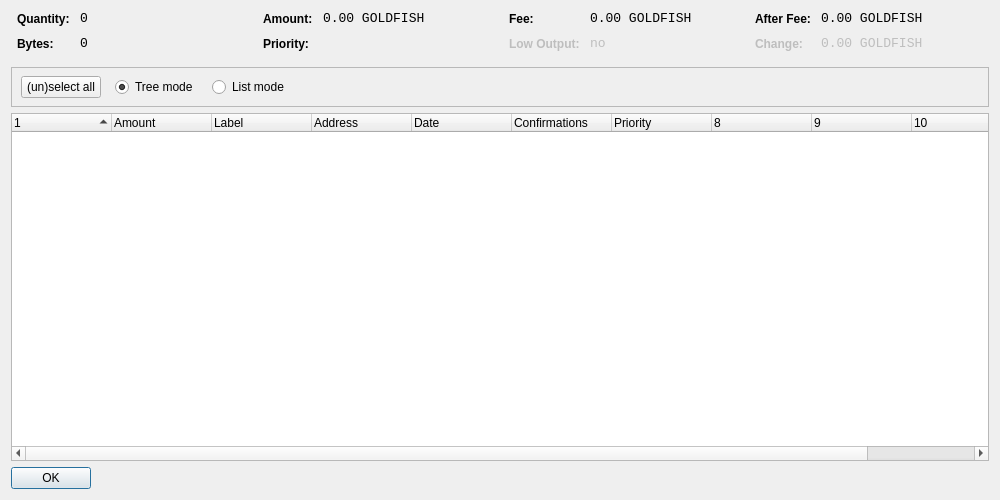
<?xml version="1.0" encoding="UTF-8"?>
<ui version="4.0">
 <class>CoinControlDialog</class>
 <widget class="QDialog" name="CoinControlDialog">
  <property name="geometry">
   <rect>
    <x>0</x>
    <y>0</y>
    <width>1000</width>
    <height>500</height>
   </rect>
  </property>
  <property name="windowTitle">
   <string>Coin Control</string>
  </property>
  <layout class="QVBoxLayout" name="verticalLayout">
   <item>
    <layout class="QHBoxLayout" name="horizontalLayoutTop" stretch="0,0,0,0">
     <property name="topMargin">
      <number>0</number>
     </property>
     <property name="bottomMargin">
      <number>10</number>
     </property>
     <item>
      <layout class="QFormLayout" name="formLayoutCoinControl1">
       <property name="horizontalSpacing">
        <number>10</number>
       </property>
       <property name="verticalSpacing">
        <number>10</number>
       </property>
       <property name="leftMargin">
        <number>6</number>
       </property>
       <property name="rightMargin">
        <number>6</number>
       </property>
       <item row="0" column="0">
        <widget class="QLabel" name="labelCoinControlQuantityText">
         <property name="styleSheet">
          <string notr="true">font-weight:bold;</string>
         </property>
         <property name="text">
          <string>Quantity:</string>
         </property>
        </widget>
       </item>
       <item row="0" column="1">
        <widget class="QLabel" name="labelCoinControlQuantity">
         <property name="font">
          <font>
           <family>Monospace</family>
           <pointsize>10</pointsize>
          </font>
         </property>
         <property name="cursor">
          <cursorShape>IBeamCursor</cursorShape>
         </property>
         <property name="contextMenuPolicy">
          <enum>Qt::ActionsContextMenu</enum>
         </property>
         <property name="text">
          <string notr="true">0</string>
         </property>
         <property name="textInteractionFlags">
          <set>Qt::LinksAccessibleByMouse|Qt::TextSelectableByKeyboard|Qt::TextSelectableByMouse</set>
         </property>
        </widget>
       </item>
       <item row="1" column="0">
        <widget class="QLabel" name="labelCoinControlBytesText">
         <property name="styleSheet">
          <string notr="true">font-weight:bold;</string>
         </property>
         <property name="text">
          <string>Bytes:</string>
         </property>
        </widget>
       </item>
       <item row="1" column="1">
        <widget class="QLabel" name="labelCoinControlBytes">
         <property name="font">
          <font>
           <family>Monospace</family>
           <pointsize>10</pointsize>
          </font>
         </property>
         <property name="cursor">
          <cursorShape>IBeamCursor</cursorShape>
         </property>
         <property name="contextMenuPolicy">
          <enum>Qt::ActionsContextMenu</enum>
         </property>
         <property name="text">
          <string notr="true">0</string>
         </property>
         <property name="textInteractionFlags">
          <set>Qt::LinksAccessibleByMouse|Qt::TextSelectableByKeyboard|Qt::TextSelectableByMouse</set>
         </property>
        </widget>
       </item>
      </layout>
     </item>
     <item>
      <layout class="QFormLayout" name="formLayoutCoinControl2">
       <property name="horizontalSpacing">
        <number>10</number>
       </property>
       <property name="verticalSpacing">
        <number>10</number>
       </property>
       <property name="leftMargin">
        <number>6</number>
       </property>
       <property name="rightMargin">
        <number>6</number>
       </property>
       <item row="0" column="0">
        <widget class="QLabel" name="labelCoinControlAmountText">
         <property name="styleSheet">
          <string notr="true">font-weight:bold;</string>
         </property>
         <property name="text">
          <string>Amount:</string>
         </property>
        </widget>
       </item>
       <item row="0" column="1">
        <widget class="QLabel" name="labelCoinControlAmount">
         <property name="font">
          <font>
           <family>Monospace</family>
           <pointsize>10</pointsize>
          </font>
         </property>
         <property name="cursor">
          <cursorShape>IBeamCursor</cursorShape>
         </property>
         <property name="contextMenuPolicy">
          <enum>Qt::ActionsContextMenu</enum>
         </property>
         <property name="text">
          <string notr="true">0.00 GOLDFISH</string>
         </property>
         <property name="textInteractionFlags">
          <set>Qt::LinksAccessibleByMouse|Qt::TextSelectableByKeyboard|Qt::TextSelectableByMouse</set>
         </property>
        </widget>
       </item>
       <item row="1" column="0">
        <widget class="QLabel" name="labelCoinControlPriorityText">
         <property name="styleSheet">
          <string notr="true">font-weight:bold;</string>
         </property>
         <property name="text">
          <string>Priority:</string>
         </property>
        </widget>
       </item>
       <item row="1" column="1">
        <widget class="QLabel" name="labelCoinControlPriority">
         <property name="font">
          <font>
           <family>Monospace</family>
           <pointsize>10</pointsize>
          </font>
         </property>
         <property name="cursor">
          <cursorShape>IBeamCursor</cursorShape>
         </property>
         <property name="contextMenuPolicy">
          <enum>Qt::ActionsContextMenu</enum>
         </property>
         <property name="text">
          <string/>
         </property>
         <property name="textInteractionFlags">
          <set>Qt::LinksAccessibleByMouse|Qt::TextSelectableByKeyboard|Qt::TextSelectableByMouse</set>
         </property>
        </widget>
       </item>
      </layout>
     </item>
     <item>
      <layout class="QFormLayout" name="formLayoutCoinControl3">
       <property name="horizontalSpacing">
        <number>10</number>
       </property>
       <property name="verticalSpacing">
        <number>10</number>
       </property>
       <property name="leftMargin">
        <number>6</number>
       </property>
       <property name="rightMargin">
        <number>6</number>
       </property>
       <item row="0" column="0">
        <widget class="QLabel" name="labelCoinControlFeeText">
         <property name="styleSheet">
          <string notr="true">font-weight:bold;</string>
         </property>
         <property name="text">
          <string>Fee:</string>
         </property>
        </widget>
       </item>
       <item row="0" column="1">
        <widget class="QLabel" name="labelCoinControlFee">
         <property name="font">
          <font>
           <family>Monospace</family>
           <pointsize>10</pointsize>
          </font>
         </property>
         <property name="cursor">
          <cursorShape>IBeamCursor</cursorShape>
         </property>
         <property name="contextMenuPolicy">
          <enum>Qt::ActionsContextMenu</enum>
         </property>
         <property name="text">
          <string notr="true">0.00 GOLDFISH</string>
         </property>
         <property name="textInteractionFlags">
          <set>Qt::LinksAccessibleByMouse|Qt::TextSelectableByKeyboard|Qt::TextSelectableByMouse</set>
         </property>
        </widget>
       </item>
       <item row="1" column="0">
        <widget class="QLabel" name="labelCoinControlLowOutputText">
         <property name="enabled">
          <bool>false</bool>
         </property>
         <property name="styleSheet">
          <string notr="true">font-weight:bold;</string>
         </property>
         <property name="text">
          <string>Low Output:</string>
         </property>
        </widget>
       </item>
       <item row="1" column="1">
        <widget class="QLabel" name="labelCoinControlLowOutput">
         <property name="enabled">
          <bool>false</bool>
         </property>
         <property name="font">
          <font>
           <family>Monospace</family>
           <pointsize>10</pointsize>
          </font>
         </property>
         <property name="cursor">
          <cursorShape>IBeamCursor</cursorShape>
         </property>
         <property name="contextMenuPolicy">
          <enum>Qt::ActionsContextMenu</enum>
         </property>
         <property name="text">
          <string notr="true">no</string>
         </property>
         <property name="textInteractionFlags">
          <set>Qt::LinksAccessibleByMouse|Qt::TextSelectableByKeyboard|Qt::TextSelectableByMouse</set>
         </property>
        </widget>
       </item>
      </layout>
     </item>
     <item>
      <layout class="QFormLayout" name="formLayoutCoinControl4">
       <property name="horizontalSpacing">
        <number>10</number>
       </property>
       <property name="verticalSpacing">
        <number>10</number>
       </property>
       <property name="leftMargin">
        <number>6</number>
       </property>
       <property name="rightMargin">
        <number>6</number>
       </property>
       <item row="0" column="0">
        <widget class="QLabel" name="labelCoinControlAfterFeeText">
         <property name="styleSheet">
          <string notr="true">font-weight:bold;</string>
         </property>
         <property name="text">
          <string>After Fee:</string>
         </property>
        </widget>
       </item>
       <item row="0" column="1">
        <widget class="QLabel" name="labelCoinControlAfterFee">
         <property name="font">
          <font>
           <family>Monospace</family>
           <pointsize>10</pointsize>
          </font>
         </property>
         <property name="cursor">
          <cursorShape>IBeamCursor</cursorShape>
         </property>
         <property name="contextMenuPolicy">
          <enum>Qt::ActionsContextMenu</enum>
         </property>
         <property name="text">
          <string notr="true">0.00 GOLDFISH</string>
         </property>
         <property name="textInteractionFlags">
          <set>Qt::LinksAccessibleByMouse|Qt::TextSelectableByKeyboard|Qt::TextSelectableByMouse</set>
         </property>
        </widget>
       </item>
       <item row="1" column="0">
        <widget class="QLabel" name="labelCoinControlChangeText">
         <property name="enabled">
          <bool>false</bool>
         </property>
         <property name="styleSheet">
          <string notr="true">font-weight:bold;</string>
         </property>
         <property name="text">
          <string>Change:</string>
         </property>
        </widget>
       </item>
       <item row="1" column="1">
        <widget class="QLabel" name="labelCoinControlChange">
         <property name="enabled">
          <bool>false</bool>
         </property>
         <property name="font">
          <font>
           <family>Monospace</family>
           <pointsize>10</pointsize>
          </font>
         </property>
         <property name="cursor">
          <cursorShape>IBeamCursor</cursorShape>
         </property>
         <property name="contextMenuPolicy">
          <enum>Qt::ActionsContextMenu</enum>
         </property>
         <property name="text">
          <string notr="true">0.00 GOLDFISH</string>
         </property>
         <property name="textInteractionFlags">
          <set>Qt::LinksAccessibleByMouse|Qt::TextSelectableByKeyboard|Qt::TextSelectableByMouse</set>
         </property>
        </widget>
       </item>
      </layout>
     </item>
    </layout>
   </item>
   <item>
    <widget class="QFrame" name="frame">
     <property name="minimumSize">
      <size>
       <width>0</width>
       <height>40</height>
      </size>
     </property>
     <property name="frameShape">
      <enum>QFrame::StyledPanel</enum>
     </property>
     <property name="frameShadow">
      <enum>QFrame::Sunken</enum>
     </property>
     <widget class="QWidget" name="horizontalLayoutWidget">
      <property name="geometry">
       <rect>
        <x>10</x>
        <y>0</y>
        <width>781</width>
        <height>41</height>
       </rect>
      </property>
      <layout class="QHBoxLayout" name="horizontalLayoutPanel" stretch="0,0,0,0,0">
       <property name="spacing">
        <number>14</number>
       </property>
       <item>
        <widget class="QPushButton" name="pushButtonSelectAll">
         <property name="sizePolicy">
          <sizepolicy hsizetype="Maximum" vsizetype="Fixed">
           <horstretch>0</horstretch>
           <verstretch>0</verstretch>
          </sizepolicy>
         </property>
         <property name="text">
          <string>(un)select all</string>
         </property>
        </widget>
       </item>
       <item>
        <widget class="QRadioButton" name="radioTreeMode">
         <property name="sizePolicy">
          <sizepolicy hsizetype="Maximum" vsizetype="Fixed">
           <horstretch>0</horstretch>
           <verstretch>0</verstretch>
          </sizepolicy>
         </property>
         <property name="text">
          <string>Tree mode</string>
         </property>
         <property name="checked">
          <bool>true</bool>
         </property>
        </widget>
       </item>
       <item>
        <widget class="QRadioButton" name="radioListMode">
         <property name="sizePolicy">
          <sizepolicy hsizetype="Maximum" vsizetype="Fixed">
           <horstretch>0</horstretch>
           <verstretch>0</verstretch>
          </sizepolicy>
         </property>
         <property name="text">
          <string>List mode</string>
         </property>
        </widget>
       </item>
       <item>
        <spacer name="horizontalSpacer">
         <property name="orientation">
          <enum>Qt::Horizontal</enum>
         </property>
         <property name="sizeHint" stdset="0">
          <size>
           <width>40</width>
           <height>20</height>
          </size>
         </property>
        </spacer>
       </item>
      </layout>
     </widget>
    </widget>
   </item>
   <item>
    <widget class="CoinControlTreeWidget" name="treeWidget">
     <property name="contextMenuPolicy">
      <enum>Qt::CustomContextMenu</enum>
     </property>
     <property name="sortingEnabled">
      <bool>false</bool>
     </property>
     <property name="columnCount">
      <number>11</number>
     </property>
     <attribute name="headerShowSortIndicator" stdset="0">
      <bool>true</bool>
     </attribute>
     <attribute name="headerStretchLastSection">
      <bool>false</bool>
     </attribute>
     <column>
      <property name="text">
       <string/>
      </property>
     </column>
     <column>
      <property name="text">
       <string>Amount</string>
      </property>
     </column>
     <column>
      <property name="text">
       <string>Label</string>
      </property>
     </column>
     <column>
      <property name="text">
       <string>Address</string>
      </property>
     </column>
     <column>
      <property name="text">
       <string>Date</string>
      </property>
     </column>
     <column>
      <property name="text">
       <string>Confirmations</string>
      </property>
      <property name="toolTip">
       <string>Confirmed</string>
      </property>
     </column>
     <column>
      <property name="text">
       <string>Priority</string>
      </property>
     </column>
     <column>
      <property name="text">
       <string/>
      </property>
     </column>
     <column>
      <property name="text">
       <string/>
      </property>
     </column>
     <column>
      <property name="text">
       <string/>
      </property>
     </column>
     <column>
      <property name="text">
       <string/>
      </property>
     </column>
    </widget>
   </item>
   <item>
    <widget class="QDialogButtonBox" name="buttonBox">
     <property name="sizePolicy">
      <sizepolicy hsizetype="Maximum" vsizetype="Fixed">
       <horstretch>0</horstretch>
       <verstretch>0</verstretch>
      </sizepolicy>
     </property>
     <property name="orientation">
      <enum>Qt::Horizontal</enum>
     </property>
     <property name="standardButtons">
      <set>QDialogButtonBox::Ok</set>
     </property>
    </widget>
   </item>
  </layout>
 </widget>
 <customwidgets>
  <customwidget>
   <class>CoinControlTreeWidget</class>
   <extends>QTreeWidget</extends>
   <header>coincontroltreewidget.h</header>
  </customwidget>
 </customwidgets>
 <resources/>
 <connections/>
</ui>
